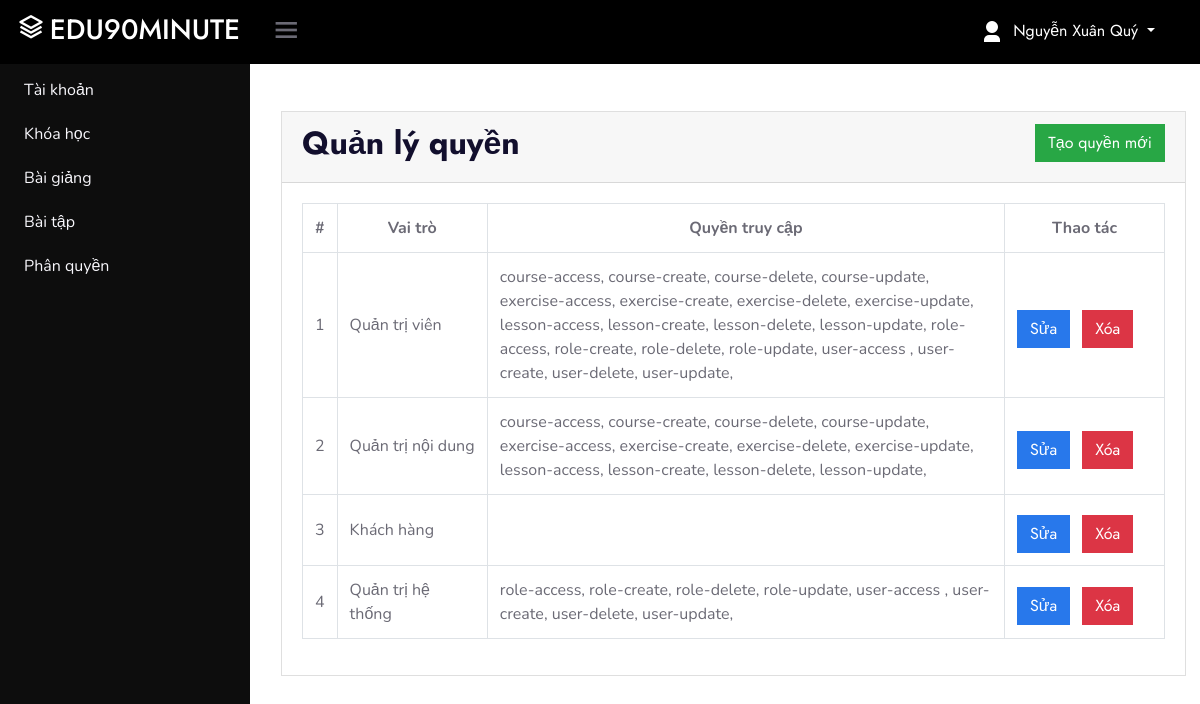
The app's page /?ctl=roles (signed in) with its own data.
### tables this page shows
CREATE TABLE `roles` (
  `id` int(10) NOT NULL,
  `name` varchar(255) NOT NULL
);

CREATE TABLE `permissions` (
  `id` int(11) NOT NULL,
  `name` varchar(255) NOT NULL
);

### Controllers/BaseController.php (called while the page is built, shortened)
<?php
class BaseController{
    protected function view($viewPath, array $data = []){
        include_once self::VIEWS_FOLDER_NAME . str_replace('.', '/', $viewPath) . '.php';
    }
}

### Controllers/Admin/AdminRolesController.php (called while the page is built, shortened)
<?php
    class AdminRolesController extends BaseController{
        protected $rolesModel;
        protected $data = [];
        public function __construct(){
            $this->rolesModel = new RolesModel;
            $this->data["roles"] = $this->rolesModel->all("roles", ['*']);
            $this->data['role_has_permission'] = $this->rolesModel->all('role_has_permission', ['*']);
            $this->data['permissions'] = $this->rolesModel->all('permissions', ['*'], '', 0, '', ['name' => 'asc']);
        }
        public function index(){
            $_SESSION['permissions'] = $this->rolesModel->getPermissionName();
            $this->data["roles"] = $this->rolesModel->all("roles", ['*']);
            $this->data['role_has_permission'] = $this->rolesModel->all('role_has_permission', ['*']);
            $this->data['permissions'] = $this->rolesModel->all('permissions', ['*'], '', 0, '', ['name' => 'asc']);
            return $this->view('admin.roles.index', $this->data);
        }
    }

### Models/BaseModel.php (called while the page is built, shortened)
<?php
    class BaseModel extends Database
    {
        protected $connect;
        protected $table;
        protected $colums = ['*'];
        public function  __construct() {
            $this->connect = $this->connect();
        }
        public function all($table = '', $colums = [], $where = [], $start=0, $limit = null, $orderBy = []){
            if(!empty($colums)){
                $select = implode(',', $colums);
            }else $select = implode(',', $this->colums);
            $table = empty($table) ? $this->table : $table;
            $sql = "SELECT ${select} FROM $table";
            $sql = trim($sql ,'OR ');
            if(!empty($orderBy)){
                $sql .= " ORDER BY " .array_keys($orderBy)[0] . " " . array_values($orderBy)[0];
            }
            $query = $this->_query($sql);
            $data = [];
            while($row = mysqli_fetch_assoc($query)){
                $data[] = $row;
            }
            return $data;
        }
        public function _query($sql){
            return mysqli_query($this->connect, $sql);
        }
        public function getPermissionName(){
            $data = [];
            $permissions = [];
            $sql = "SELECT rl.id, rl.name, p.name as permission FROM roles as rl
                    INNER JOIN role_has_permission as rp ON rl.id = rp.roleId
                    INNER JOIN permissions as p ON rp.permissionId = p.id
                    ";
            $query = $this->_query($sql);
            while($row = mysqli_fetch_assoc($query)){
                $data[] = $row;
            }
            if(isset($_SESSION['role'])){
                foreach($data as $value){
                    if($_SESSION['role'] == $value['id']){
                        $permissions[] = trim($value['permission']);
                    }
                }
            }
            return $permissions;
        }
    }

### Core/Database.php (called while the page is built, shortened)
<?php
    class Database
    {
        public function  connect(){
            $connect = mysqli_connect(self::DB_HOST, self::DB_USER, self::DB_PASSWORD, self::DB_NAME);
            mysqli_set_charset($connect, 'utf8');
            if(mysqli_connect_errno() === 0){
                return $connect;
            }
            return false;
        }
    }

### Views/admin/roles/index.php (the view, shortened to what this page needs)
<div class="card">
    <div class="card-header boder-0">
        <div class="float-left">
            <h2>Quản lý quyền</h2>
        </div>
        <div class="float-right">
            <?php
                if(in_array('role-create', $_SESSION['permissions'])){
                ?>
                    <a href="./?ctl=roles&act=create<?php echo isset($_GET['page']) ? "&page=".$_GET['page']:""; ?>" class="btn btn-success">Tạo quyền mới</a>
                <?php
                }
            ?>
        </div>
    </div>
    <div class="card-body">
        <div class="table-responsive">
             <table class="table table-bordered table-hover">
                <tr class="badge-default">
                    <th class="text-center">#</th>
                    <th class="text-center" style="min-width: 150px;">Vai trò</th>
                    <th class="text-center" style="min-width: 300px;">Quyền truy cập</th>
                    <th class="text-center" style="min-width: 160px;">Thao tác</th>
                </tr>
                <?php
                    if(isset($roles)){
                        $i = 1;
                        foreach($roles as $role){
                ?>
                    <tr>
                        <td class="align-middle"> <?php echo $i++; ?> </td>
                        <td class="align-middle"> <?php echo $role['name']; ?> </td>
                        <td class="align-middle">
                            <?php
                                foreach($role_has_permission as $value){
                                    if($role['id'] == $value['roleId']){
                                        foreach($permissions as $permission){
                                            if($permission['id'] == $value['permissionId']){
                                                echo $permission['name'] . ", ";
                                            } else continue;
                                        }
                                    } else continue;
                                }
                            ?>
                        </td>
                        <td class="align-middle">
                        <?php
                            if(in_array('role-update', $_SESSION['permissions'])){
                            ?>
                                <a href="./?ctl=roles&act=edit&id=<?php echo $role['id']; echo isset($_GET['page']) ? "&page=".$_GET['page']:""; ?>" class="btn btn-primary mr-2 mt-2">Sửa</a>
                            <?php
                            }
                            if(in_array('role-delete', $_SESSION['permissions'])){
                            ?>
                                <form action="./?ctl=roles&act=destroy&id=<?php echo $role['id'];?>" method="POST"
                                onsubmit="return confirmDelete('<?php echo 'Bạn có chắc muốn xóa quyền `' .  $role['name'] . '` không?'; ?>')"
                                class="d-inline-block">
                                    <input  type="submit" name="submit" value="Xóa" class="btn btn-danger mt-2">
                                </form>
                            <?php
                            }
                        ?>
                        </td>
                    </tr>
                <?php }} ?>
            </div>
    </div>
</div>

### css/adminStyle.css (style rules this page uses)
:root { --header-height: 3rem; --nav-width: 0px; --first-color: rgb(0, 0, 0); --first-color-light: #AFA5D9; --white-color: #F7F6FB; --body-font: 'Nunito', sans-serif; --normal-font-size: 1rem; --z-fixed: 100 }
body { position: relative; margin: var(--header-height) 0 0 0; padding: 0 1rem; font-family: var(--body-font); font-size: var(--normal-font-size); transition: .5s }
a { text-decoration: none }

### records on screen
roles: name "Quản trị viên"
permissions: name "course-access"
permissions: name "course-create"
permissions: name "course-delete"
permissions: name "course-update"
permissions: name "exercise-access"
permissions: name "exercise-create"
permissions: name "exercise-delete"
permissions: name "exercise-update"
permissions: name "lesson-access"
permissions: name "lesson-create"
permissions: name "lesson-delete"
permissions: name "lesson-update"
permissions: name "role-access"
permissions: name "role-create"
permissions: name "role-delete"
permissions: name "role-update"
permissions: name "user-access"
permissions: name "user-create"
permissions: name "user-delete"
permissions: name "user-update"
roles: name "Quản trị nội dung"
roles: name "Khách hàng"
roles: name "Quản trị hệ thống"

### other values on screen
$_SESSION['name'] "Nguyễn Xuân Quý"
